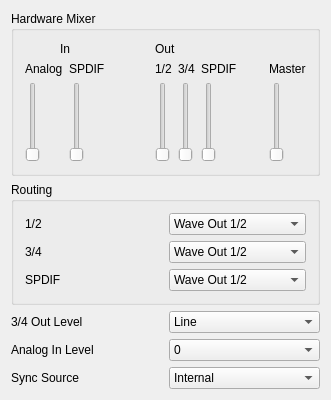
<ui version="4.0" >
 <comment>Copyright (C) 2005-2008 by Pieter Palmers
	
	This file is part of FFADO
	FFADO = Free Firewire (pro-)audio drivers for linux
	
	FFADO is based upon FreeBoB.
	
	This program is free software: you can redistribute it and/or modify
	it under the terms of the GNU General Public License as published by
	the Free Software Foundation, either version 2 of the License, or
	(at your option) version 3 of the License.
	
	This program is distributed in the hope that it will be useful,
	but WITHOUT ANY WARRANTY; without even the implied warranty of
	MERCHANTABILITY or FITNESS FOR A PARTICULAR PURPOSE.  See the
	GNU General Public License for more details.
</comment>
 <class>Phase24ControlUI</class>
 <widget class="QWidget" name="Phase24ControlUI" >
  <property name="geometry" >
   <rect>
    <x>0</x>
    <y>0</y>
    <width>331</width>
    <height>390</height>
   </rect>
  </property>
  <property name="windowTitle" >
   <string>Terratec Phase 24 Control</string>
  </property>
  <layout class="QGridLayout" >
   <item row="2" column="0" >
    <widget class="QLabel" name="textLabel1_2_2" >
     <property name="text" >
      <string>3/4 Out Level</string>
     </property>
     <property name="wordWrap" >
      <bool>false</bool>
     </property>
    </widget>
   </item>
   <item row="3" column="0" >
    <widget class="QLabel" name="textLabel1_2_2_3" >
     <property name="text" >
      <string>Analog In Level</string>
     </property>
     <property name="wordWrap" >
      <bool>false</bool>
     </property>
    </widget>
   </item>
   <item row="4" column="0" >
    <widget class="QLabel" name="textLabel1_2_2_2_3_2" >
     <property name="text" >
      <string>Sync Source</string>
     </property>
     <property name="wordWrap" >
      <bool>false</bool>
     </property>
    </widget>
   </item>
   <item row="2" column="1" >
    <widget class="QComboBox" name="cmbFrontLevel" >
     <item>
      <property name="text" >
       <string>Line</string>
      </property>
     </item>
     <item>
      <property name="text" >
       <string>Headphone</string>
      </property>
     </item>
    </widget>
   </item>
   <item row="3" column="1" >
    <widget class="QComboBox" name="cmbLineLevel" >
     <item>
      <property name="text" >
       <string>0</string>
      </property>
     </item>
     <item>
      <property name="text" >
       <string>1</string>
      </property>
     </item>
     <item>
      <property name="text" >
       <string>2</string>
      </property>
     </item>
     <item>
      <property name="text" >
       <string>3</string>
      </property>
     </item>
     <item>
      <property name="text" >
       <string>4</string>
      </property>
     </item>
    </widget>
   </item>
   <item row="4" column="1" >
    <widget class="QComboBox" name="cmbSetSyncSource" >
     <item>
      <property name="text" >
       <string>Internal</string>
      </property>
     </item>
     <item>
      <property name="text" >
       <string>External</string>
      </property>
     </item>
    </widget>
   </item>
   <item row="0" column="0" colspan="2" >
    <widget class="QGroupBox" name="groupBox1" >
     <property name="title" >
      <string>Hardware Mixer</string>
     </property>
     <layout class="QGridLayout" >
      <item row="0" column="0" >
       <layout class="QGridLayout" >
        <item row="0" column="0" colspan="2" >
         <widget class="QLabel" name="textLabel2_4_2_3_2" >
          <property name="text" >
           <string>In</string>
          </property>
          <property name="alignment" >
           <set>Qt::AlignCenter</set>
          </property>
          <property name="wordWrap" >
           <bool>false</bool>
          </property>
         </widget>
        </item>
        <item row="1" column="0" >
         <layout class="QVBoxLayout" >
          <item>
           <widget class="QLabel" name="textLabel2_3" >
            <property name="text" >
             <string>Analog</string>
            </property>
            <property name="wordWrap" >
             <bool>false</bool>
            </property>
           </widget>
          </item>
          <item>
           <widget class="QSlider" name="sldLineIn" >
            <property name="minimum" >
             <number>0</number>
            </property>
            <property name="maximum" >
             <number>25600</number>
            </property>
            <property name="singleStep" >
             <number>10000</number>
            </property>
            <property name="pageStep" >
             <number>1000</number>
            </property>
            <property name="orientation" >
             <enum>Qt::Vertical</enum>
            </property>
            <property name="tickInterval" >
             <number>10000</number>
            </property>
           </widget>
          </item>
         </layout>
        </item>
        <item row="1" column="1" >
         <layout class="QVBoxLayout" >
          <item>
           <widget class="QLabel" name="textLabel2_4_2" >
            <property name="text" >
             <string>SPDIF</string>
            </property>
            <property name="wordWrap" >
             <bool>false</bool>
            </property>
           </widget>
          </item>
          <item>
           <widget class="QSlider" name="sldSPDIFIn" >
            <property name="minimum" >
             <number>0</number>
            </property>
            <property name="maximum" >
             <number>25600</number>
            </property>
            <property name="singleStep" >
             <number>10000</number>
            </property>
            <property name="pageStep" >
             <number>1000</number>
            </property>
            <property name="orientation" >
             <enum>Qt::Vertical</enum>
            </property>
            <property name="tickInterval" >
             <number>10000</number>
            </property>
           </widget>
          </item>
         </layout>
        </item>
       </layout>
      </item>
      <item row="0" column="2" >
       <layout class="QGridLayout" >
        <item row="1" column="2" >
         <layout class="QVBoxLayout" >
          <item>
           <widget class="QLabel" name="textLabel2_4_2_2" >
            <property name="text" >
             <string>SPDIF</string>
            </property>
            <property name="wordWrap" >
             <bool>false</bool>
            </property>
           </widget>
          </item>
          <item>
           <widget class="QSlider" name="sldSPDIFOut" >
            <property name="minimum" >
             <number>0</number>
            </property>
            <property name="maximum" >
             <number>25600</number>
            </property>
            <property name="singleStep" >
             <number>10000</number>
            </property>
            <property name="pageStep" >
             <number>1000</number>
            </property>
            <property name="orientation" >
             <enum>Qt::Vertical</enum>
            </property>
            <property name="tickInterval" >
             <number>10000</number>
            </property>
           </widget>
          </item>
         </layout>
        </item>
        <item row="1" column="0" >
         <layout class="QVBoxLayout" >
          <item>
           <widget class="QLabel" name="textLabel2" >
            <property name="text" >
             <string>1/2</string>
            </property>
            <property name="wordWrap" >
             <bool>false</bool>
            </property>
           </widget>
          </item>
          <item>
           <widget class="QSlider" name="sldInput12" >
            <property name="minimum" >
             <number>0</number>
            </property>
            <property name="maximum" >
             <number>25600</number>
            </property>
            <property name="singleStep" >
             <number>10000</number>
            </property>
            <property name="pageStep" >
             <number>1000</number>
            </property>
            <property name="orientation" >
             <enum>Qt::Vertical</enum>
            </property>
            <property name="tickInterval" >
             <number>10000</number>
            </property>
           </widget>
          </item>
         </layout>
        </item>
        <item row="1" column="3" >
         <spacer>
          <property name="orientation" >
           <enum>Qt::Horizontal</enum>
          </property>
          <property name="sizeType" >
           <enum>QSizePolicy::Expanding</enum>
          </property>
          <property name="sizeHint" >
           <size>
            <width>20</width>
            <height>20</height>
           </size>
          </property>
         </spacer>
        </item>
        <item row="1" column="1" >
         <layout class="QVBoxLayout" >
          <item>
           <widget class="QLabel" name="textLabel2_2" >
            <property name="text" >
             <string>3/4</string>
            </property>
            <property name="wordWrap" >
             <bool>false</bool>
            </property>
           </widget>
          </item>
          <item>
           <widget class="QSlider" name="sldInput34" >
            <property name="minimum" >
             <number>0</number>
            </property>
            <property name="maximum" >
             <number>25600</number>
            </property>
            <property name="singleStep" >
             <number>10000</number>
            </property>
            <property name="pageStep" >
             <number>1000</number>
            </property>
            <property name="orientation" >
             <enum>Qt::Vertical</enum>
            </property>
            <property name="tickInterval" >
             <number>10000</number>
            </property>
           </widget>
          </item>
         </layout>
        </item>
        <item row="0" column="0" colspan="5" >
         <widget class="QLabel" name="textLabel2_4_2_3_2_2" >
          <property name="text" >
           <string>Out</string>
          </property>
          <property name="wordWrap" >
           <bool>false</bool>
          </property>
         </widget>
        </item>
        <item row="1" column="4" >
         <layout class="QVBoxLayout" >
          <item>
           <widget class="QLabel" name="textLabel2_4_2_2_2" >
            <property name="text" >
             <string>Master</string>
            </property>
            <property name="wordWrap" >
             <bool>false</bool>
            </property>
           </widget>
          </item>
          <item>
           <widget class="QSlider" name="sldMaster" >
            <property name="minimumSize" >
             <size>
              <width>0</width>
              <height>80</height>
             </size>
            </property>
            <property name="minimum" >
             <number>0</number>
            </property>
            <property name="maximum" >
             <number>25600</number>
            </property>
            <property name="singleStep" >
             <number>10000</number>
            </property>
            <property name="pageStep" >
             <number>1000</number>
            </property>
            <property name="orientation" >
             <enum>Qt::Vertical</enum>
            </property>
            <property name="tickInterval" >
             <number>10000</number>
            </property>
           </widget>
          </item>
         </layout>
        </item>
       </layout>
      </item>
      <item row="0" column="1" >
       <spacer>
        <property name="orientation" >
         <enum>Qt::Horizontal</enum>
        </property>
        <property name="sizeType" >
         <enum>QSizePolicy::Expanding</enum>
        </property>
        <property name="sizeHint" >
         <size>
          <width>40</width>
          <height>20</height>
         </size>
        </property>
       </spacer>
      </item>
     </layout>
    </widget>
   </item>
   <item row="1" column="0" colspan="2" >
    <widget class="QGroupBox" name="groupBox2" >
     <property name="title" >
      <string>Routing</string>
     </property>
     <layout class="QGridLayout" >
      <item row="1" column="1" >
       <widget class="QComboBox" name="cmbOutSource34" >
        <item>
         <property name="text" >
          <string>Wave Out 1/2</string>
         </property>
        </item>
        <item>
         <property name="text" >
          <string>Wave Out 3/4</string>
         </property>
        </item>
        <item>
         <property name="text" >
          <string>Line in</string>
         </property>
        </item>
        <item>
         <property name="text" >
          <string>SPDIF in</string>
         </property>
        </item>
        <item>
         <property name="text" >
          <string>Mixer</string>
         </property>
        </item>
        <item>
         <property name="text" >
          <string>Wave Out SPDIF</string>
         </property>
        </item>
       </widget>
      </item>
      <item row="2" column="1" >
       <widget class="QComboBox" name="cmbOutSourceSPDIF" >
        <item>
         <property name="text" >
          <string>Wave Out 1/2</string>
         </property>
        </item>
        <item>
         <property name="text" >
          <string>Wave Out 3/4</string>
         </property>
        </item>
        <item>
         <property name="text" >
          <string>Line in</string>
         </property>
        </item>
        <item>
         <property name="text" >
          <string>SPDIF in</string>
         </property>
        </item>
        <item>
         <property name="text" >
          <string>Mixer</string>
         </property>
        </item>
        <item>
         <property name="text" >
          <string>Wave Out SPDIF</string>
         </property>
        </item>
       </widget>
      </item>
      <item row="2" column="0" >
       <widget class="QLabel" name="textLabel1_2_2_2_3" >
        <property name="text" >
         <string>SPDIF</string>
        </property>
        <property name="wordWrap" >
         <bool>false</bool>
        </property>
       </widget>
      </item>
      <item row="1" column="0" >
       <widget class="QLabel" name="textLabel1_2_2_2" >
        <property name="text" >
         <string>3/4</string>
        </property>
        <property name="wordWrap" >
         <bool>false</bool>
        </property>
       </widget>
      </item>
      <item row="0" column="1" >
       <widget class="QComboBox" name="cmbOutSource12" >
        <item>
         <property name="text" >
          <string>Wave Out 1/2</string>
         </property>
        </item>
        <item>
         <property name="text" >
          <string>Wave Out 3/4</string>
         </property>
        </item>
        <item>
         <property name="text" >
          <string>Line in</string>
         </property>
        </item>
        <item>
         <property name="text" >
          <string>SPDIF in</string>
         </property>
        </item>
        <item>
         <property name="text" >
          <string>Mixer</string>
         </property>
        </item>
        <item>
         <property name="text" >
          <string>Wave Out SPDIF</string>
         </property>
        </item>
       </widget>
      </item>
      <item row="0" column="0" >
       <widget class="QLabel" name="textLabel1_2_2_2_2" >
        <property name="text" >
         <string>1/2</string>
        </property>
        <property name="wordWrap" >
         <bool>false</bool>
        </property>
       </widget>
      </item>
     </layout>
    </widget>
   </item>
  </layout>
 </widget>
 <layoutdefault spacing="6" margin="11" />
 <pixmapfunction>qPixmapFromMimeSource</pixmapfunction>
 <tabstops>
  <tabstop>sldInput12</tabstop>
  <tabstop>sldInput34</tabstop>
  <tabstop>sldLineIn</tabstop>
  <tabstop>sldSPDIFOut</tabstop>
  <tabstop>sldSPDIFIn</tabstop>
  <tabstop>sldMaster</tabstop>
  <tabstop>cmbFrontLevel</tabstop>
  <tabstop>cmbOutSource12</tabstop>
  <tabstop>cmbOutSource34</tabstop>
  <tabstop>cmbOutSourceSPDIF</tabstop>
  <tabstop>cmbSetSyncSource</tabstop>
 </tabstops>
 <resources/>
 <connections>
  <connection>
   <sender>sldInput12</sender>
   <signal>valueChanged(int)</signal>
   <receiver>Phase24ControlUI</receiver>
   <slot>setVolume12(int)</slot>
   <hints>
    <hint type="sourcelabel" >
     <x>20</x>
     <y>20</y>
    </hint>
    <hint type="destinationlabel" >
     <x>20</x>
     <y>20</y>
    </hint>
   </hints>
  </connection>
  <connection>
   <sender>sldInput34</sender>
   <signal>valueChanged(int)</signal>
   <receiver>Phase24ControlUI</receiver>
   <slot>setVolume34(int)</slot>
   <hints>
    <hint type="sourcelabel" >
     <x>20</x>
     <y>20</y>
    </hint>
    <hint type="destinationlabel" >
     <x>20</x>
     <y>20</y>
    </hint>
   </hints>
  </connection>
  <connection>
   <sender>sldLineIn</sender>
   <signal>valueChanged(int)</signal>
   <receiver>Phase24ControlUI</receiver>
   <slot>setVolumeLineIn(int)</slot>
   <hints>
    <hint type="sourcelabel" >
     <x>20</x>
     <y>20</y>
    </hint>
    <hint type="destinationlabel" >
     <x>20</x>
     <y>20</y>
    </hint>
   </hints>
  </connection>
  <connection>
   <sender>sldSPDIFOut</sender>
   <signal>valueChanged(int)</signal>
   <receiver>Phase24ControlUI</receiver>
   <slot>setVolumeSPDIFOut(int)</slot>
   <hints>
    <hint type="sourcelabel" >
     <x>20</x>
     <y>20</y>
    </hint>
    <hint type="destinationlabel" >
     <x>20</x>
     <y>20</y>
    </hint>
   </hints>
  </connection>
  <connection>
   <sender>sldSPDIFIn</sender>
   <signal>valueChanged(int)</signal>
   <receiver>Phase24ControlUI</receiver>
   <slot>setVolumeSPDIFIn(int)</slot>
   <hints>
    <hint type="sourcelabel" >
     <x>20</x>
     <y>20</y>
    </hint>
    <hint type="destinationlabel" >
     <x>20</x>
     <y>20</y>
    </hint>
   </hints>
  </connection>
  <connection>
   <sender>sldMaster</sender>
   <signal>valueChanged(int)</signal>
   <receiver>Phase24ControlUI</receiver>
   <slot>setVolumeMaster(int)</slot>
   <hints>
    <hint type="sourcelabel" >
     <x>20</x>
     <y>20</y>
    </hint>
    <hint type="destinationlabel" >
     <x>20</x>
     <y>20</y>
    </hint>
   </hints>
  </connection>
  <connection>
   <sender>cmbFrontLevel</sender>
   <signal>activated(int)</signal>
   <receiver>Phase24ControlUI</receiver>
   <slot>setFrontLevel(int)</slot>
   <hints>
    <hint type="sourcelabel" >
     <x>20</x>
     <y>20</y>
    </hint>
    <hint type="destinationlabel" >
     <x>20</x>
     <y>20</y>
    </hint>
   </hints>
  </connection>
  <connection>
   <sender>cmbSetSyncSource</sender>
   <signal>activated(int)</signal>
   <receiver>Phase24ControlUI</receiver>
   <slot>setSyncSource(int)</slot>
   <hints>
    <hint type="sourcelabel" >
     <x>20</x>
     <y>20</y>
    </hint>
    <hint type="destinationlabel" >
     <x>20</x>
     <y>20</y>
    </hint>
   </hints>
  </connection>
  <connection>
   <sender>cmbOutSourceSPDIF</sender>
   <signal>activated(int)</signal>
   <receiver>Phase24ControlUI</receiver>
   <slot>setOutSourceSPDIF(int)</slot>
   <hints>
    <hint type="sourcelabel" >
     <x>20</x>
     <y>20</y>
    </hint>
    <hint type="destinationlabel" >
     <x>20</x>
     <y>20</y>
    </hint>
   </hints>
  </connection>
  <connection>
   <sender>cmbOutSource12</sender>
   <signal>activated(int)</signal>
   <receiver>Phase24ControlUI</receiver>
   <slot>setOutSource12(int)</slot>
   <hints>
    <hint type="sourcelabel" >
     <x>20</x>
     <y>20</y>
    </hint>
    <hint type="destinationlabel" >
     <x>20</x>
     <y>20</y>
    </hint>
   </hints>
  </connection>
  <connection>
   <sender>cmbOutSource34</sender>
   <signal>activated(int)</signal>
   <receiver>Phase24ControlUI</receiver>
   <slot>setOutSource34(int)</slot>
   <hints>
    <hint type="sourcelabel" >
     <x>20</x>
     <y>20</y>
    </hint>
    <hint type="destinationlabel" >
     <x>20</x>
     <y>20</y>
    </hint>
   </hints>
  </connection>
  <connection>
   <sender>cmbLineLevel</sender>
   <signal>activated(int)</signal>
   <receiver>Phase24ControlUI</receiver>
   <slot>setLineLevel(int)</slot>
   <hints>
    <hint type="sourcelabel" >
     <x>20</x>
     <y>20</y>
    </hint>
    <hint type="destinationlabel" >
     <x>20</x>
     <y>20</y>
    </hint>
   </hints>
  </connection>
 </connections>
</ui>
